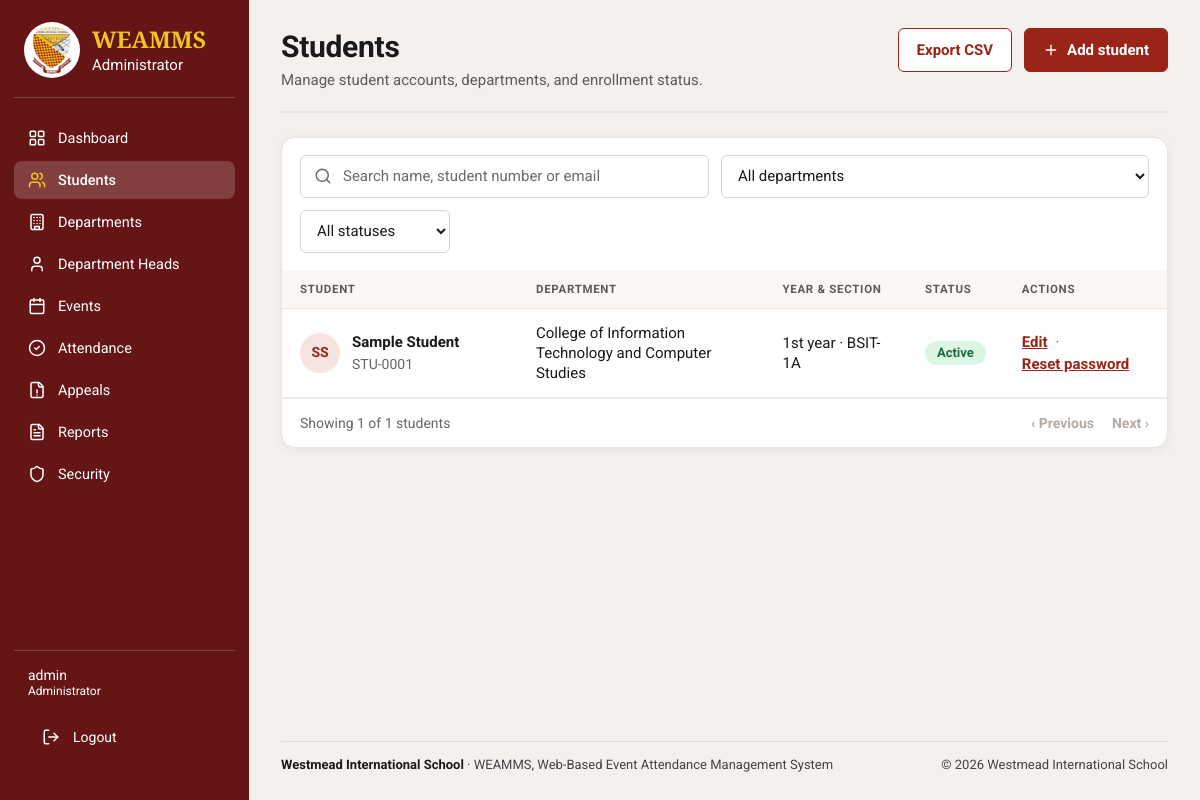
The app's page /admin/students/index.php (signed in) with its own data.
### tables this page shows
CREATE TABLE `students` (
  `student_id` bigint(20) UNSIGNED NOT NULL,
  `user_id` bigint(20) UNSIGNED NOT NULL,
  `student_number` varchar(50) NOT NULL,
  `barcode_token` char(64) NOT NULL,
  `department_id` bigint(20) UNSIGNED NOT NULL,
  `section` varchar(100) DEFAULT NULL,
  `year_level` varchar(50) DEFAULT NULL,
  `first_name` varchar(100) NOT NULL,
  `middle_name` varchar(100) DEFAULT NULL,
  `last_name` varchar(100) NOT NULL,
  `enrollment_status` enum('enrolled','inactive','graduated','transferred') NOT NULL DEFAULT 'enrolled',
  `created_at` timestamp NOT NULL DEFAULT current_timestamp(),
  `updated_at` timestamp NOT NULL DEFAULT current_timestamp() ON UPDATE current_timestamp()
);

CREATE TABLE `departments` (
  `department_id` bigint(20) UNSIGNED NOT NULL,
  `department_code` varchar(30) NOT NULL,
  `department_name` varchar(150) NOT NULL,
  `description` text DEFAULT NULL,
  `is_active` tinyint(1) NOT NULL DEFAULT 1,
  `department_head_can_edit` tinyint(1) NOT NULL DEFAULT 0,
  `department_head_can_edit_attendance` tinyint(1) NOT NULL DEFAULT 0,
  `created_at` timestamp NOT NULL DEFAULT current_timestamp()
);

CREATE TABLE `users` (
  `user_id` bigint(20) UNSIGNED NOT NULL,
  `username` varchar(100) NOT NULL,
  `email` varchar(190) NOT NULL,
  `password_hash` varchar(255) NOT NULL,
  `account_status` enum('active','inactive','locked') NOT NULL DEFAULT 'active',
  `last_login_at` datetime DEFAULT NULL,
  `created_at` timestamp NOT NULL DEFAULT current_timestamp(),
  `updated_at` timestamp NOT NULL DEFAULT current_timestamp() ON UPDATE current_timestamp(),
  `role_id` int(11) NOT NULL
);

### includes/admin_lists.php (called while the page is built, shortened)
<?php
function adminStudentFilter(array $get): array
{
    $q = trim(is_string($get['q'] ?? null) ? $get['q'] : '');
    $departmentId = filter_var($get['department_id'] ?? null, FILTER_VALIDATE_INT);
    $departmentId = $departmentId !== false && $departmentId > 0 ? $departmentId : 0;
    $status = is_string($get['status'] ?? null) && in_array($get['status'], ['active', 'inactive', 'locked'], true)
        ? $get['status']
        : '';
    $where = "r.role_name = 'student'";
    $params = [];
    return [$where, $params, ['q' => $q, 'department_id' => $departmentId, 'status' => $status]];
}
function adminYearSection(?string $yearLevel, ?string $section): string
{
    $year = trim((string) $yearLevel);
    $year = preg_match('/^(\d+(?:st|nd|rd|th))\s+year$/i', $year, $m) ? $m[1] . ' year' : $year;
    $parts = array_filter([$year, trim((string) $section)], static fn (string $p): bool => $p !== '');
    return $parts === [] ? '—' : implode(' · ', $parts);
}
function adminFullName(?string $first, ?string $middle, ?string $last): string
{
    return trim(implode(' ', array_filter([trim((string) $first), trim((string) $middle), trim((string) $last)], static fn (string $p): bool => $p !== '')));
}

### admin/students/index.php (the view, shortened to what this page needs)
<?php
require_once __DIR__ . '/../../includes/admin_layout_start.php';
require_once __DIR__ . '/../../includes/admin_lists.php';
[$where, $params, $filters] = adminStudentFilter($_GET);
[$page, $offset] = adminPage(STUDENTS_PER_PAGE);
$countStmt = $pdo->prepare('SELECT COUNT(*) ' . ADMIN_STUDENT_FROM . ' WHERE ' . $where);
$countStmt->execute($params);
$total = (int) $countStmt->fetchColumn();
[$page, $offset] = adminClampPage($page, STUDENTS_PER_PAGE, $total);
$stmt = $pdo->prepare(
    'SELECT u.user_id, u.account_status, s.student_number, s.year_level, s.section,
            s.first_name, s.middle_name, s.last_name, d.department_name '
    . ADMIN_STUDENT_FROM . ' WHERE ' . $where . '
     ORDER BY s.last_name, s.first_name, s.student_id
     LIMIT ' . STUDENTS_PER_PAGE . ' OFFSET ' . $offset
);
$stmt->execute($params);
$students = $stmt->fetchAll(PDO::FETCH_ASSOC);
$exportQuery = http_build_query(array_filter($filters, static fn ($v): bool => $v !== '' && $v !== 0));
$statusPill = ['active' => 'ad-pill-green', 'inactive' => 'ad-pill-gray', 'locked' => 'ad-pill-red'];
?>
<section class="ad-page">
    <header class="ad-head">
        <div>
            <h1>Students</h1>
            <p>Manage student accounts, departments, and enrollment status.</p>
        </div>
        <div class="ad-head-actions">
            <a class="ad-btn" href="<?= adminEscape($adminBaseUrl) ?>/admin/students/export.php<?= $exportQuery !== '' ? '?' . adminEscape($exportQuery) : '' ?>">Export CSV</a>
            <a class="ad-btn ad-btn-solid" href="<?= adminEscape($adminBaseUrl) ?>/admin/students/create.php?role=student"><?= adminIcon('plus') ?>Add student</a>
        </div>
    </header>
    <div class="ad-card">
        <form class="ad-toolbar" method="get" action="<?= adminEscape($adminBaseUrl) ?>/admin/students/index.php">
            <label class="ad-search">
                <input type="search" name="q" value="<?= adminEscape($filters['q']) ?>" placeholder="Search name, student number or email">
            </label>
            <label>
                <select name="department_id" data-autosubmit>
                    <option value="">All departments</option>
                </select>
            </label>
            <label>
                <select name="status" data-autosubmit>
                    <option value="">All statuses</option>
                </select>
            </label>
        </form>
        <?php if ($students === []): ?>
            <div class="ad-empty">
                <strong>No students found</strong>
                Try a different search or clear the filters.
            </div>
        <?php else: ?>
            <div class="ad-table-wrap">
                <table class="ad-table">
                    <thead>
                        <tr>
                            <th scope="col">Student</th>
                            <th scope="col">Department</th>
                            <th scope="col">Year &amp; section</th>
                            <th scope="col">Status</th>
                            <th scope="col">Actions</th>
                        </tr>
                    </thead>
                    <tbody>
                        <?php foreach ($students as $student): ?>
                            <?php
                            $name = adminFullName($student['first_name'], $student['middle_name'], $student['last_name']);
                            $accountStatus = strtolower($student['account_status']);
                            ?>
                            <tr>
                                <td>
                                    <div class="ad-person">
                                        <span class="ad-avatar" aria-hidden="true"><?= adminEscape(adminInitials($name)) ?></span>
                                        <span>
                                            <strong><?= adminEscape($name) ?></strong>
                                            <small><?= adminEscape($student['student_number']) ?></small>
                                        </span>
                                    </div>
                                </td>
                                <td><?= adminEscape($student['department_name']) ?></td>
                                <td><?= adminEscape(adminYearSection($student['year_level'], $student['section'])) ?></td>
                                <td><span class="ad-pill <?= $statusPill[$accountStatus] ?? 'ad-pill-gray' ?>"><?= adminEscape(ucfirst($accountStatus)) ?></span></td>
                                <td>
                                    <div class="ad-actions">
                                        <a class="ad-link" href="<?= adminEscape($adminBaseUrl) ?>/admin/students/edit.php?id=<?= (int) $student['user_id'] ?>">Edit</a>
                                        <span class="sep" aria-hidden="true">·</span>
                                        <form method="post" action="<?= adminEscape($adminBaseUrl) ?>/admin/students/reset-password.php" onsubmit="return confirm('Reset this student\'s password?');">
                                            <button class="ad-link" type="submit">Reset password</button>
                                        </form>
                                    </div>
                                </td>
                            </tr>
                        <?php endforeach; ?>
                    </tbody>
                </table>
            </div>
        <?php endif; ?>
    </div>
</section>
<?php require __DIR__ . '/../../includes/footer.php'; ?>
</main>
</body>
</html>

### assets/css/style.css (style rules this page uses)
:root { --wis-maroon-light: #B43737; --wis-maroon: #8B1E1E; --wis-maroon-dark: #641414; --wis-gold: #F2C300; --wis-gold-dark: #D6A900; --wis-white: #FFFFFF; --wis-light-blue: #E8F0FE; --wis-black: #171717; --wis-background: #F5F5F5; --wis-border: #B8C1CC; --wis-shadow: 0 8px 25px rgba(0, 0, 0, 0.10); }
* { box-sizing: border-box; margin: 0; padding: 0; }
html { scroll-behavior: smooth; }
body { display: flex; justify-content: center; align-items: flex-start; min-height: 100vh; padding: 0 20px; background: var(--wis-background); color: var(--wis-black); font-family: 'Roboto', Arial, Helvetica, sans-serif; }
h1 { color: var(--wis-maroon); font-family: 'Cinzel', Georgia, serif; font-size: 60px; font-weight: 700; line-height: 1.2; }
form { width: 100%; margin: 0 auto; }
button { display: block; width: 100%; min-height: 48px; padding: 12px 14px; border: 2px solid var(--wis-maroon); border-radius: 7px; background: var(--wis-maroon); color: var(--wis-white); font-family: 'Roboto', Arial, Helvetica, sans-serif; font-size: 14px; font-weight: 700; cursor: pointer; transition: background 0.2s ease, border-color 0.2s ease, color 0.2s ease, transform 0.2s ease; }

### assets/css/ui-refresh.css (style rules this page uses)
:root { --ui-bg: #f3f0ed; --ui-border: #ebe5e0; --ui-tint: #faf7f4; --ui-zebra: #fcfaf8; --ui-hover: #f7f1ec; --ui-muted: #5f5a56; --ui-radius: 14px; --ui-shadow: 0 2px 8px rgb(60 30 20 / 6%); }
.ad-head { padding-bottom: 20px; border-bottom: 2px solid var(--ui-border); }
.ad-head h1 { font-size: 30px; letter-spacing: -0.01em; }
.ad-head p { color: var(--ui-muted); }
.ad-card { border: 1px solid var(--ui-border); border-radius: var(--ui-radius); box-shadow: var(--ui-shadow); }
.ad-table th { padding: 12px 18px; background: var(--ui-tint); border-bottom: 1px solid var(--ui-border); color: var(--ui-muted); font-size: 11.5px; letter-spacing: 0.06em; }
.ad-table td { border-top: 0; border-bottom: 1px solid #f1ece8; }

### records on screen
students: adminEscape(adminInitials($name)) "SS", name "Sample Student", student_number "STU-0001", department.department_name "College of Information Technology and Computer Studies", year_level+section "1st year · BSIT-1A", user.account_status "Active"

### other values on screen
adminEscape($label) "Dashboard"
adminEscape($label) "Students"
adminEscape($label) "Departments"
adminEscape($label) "Department Heads"
adminEscape($label) "Events"
adminEscape($label) "Attendance"
adminEscape($label) "Appeals"
adminEscape($label) "Reports"
adminEscape($label) "Security"
adminEscape($adminUsername) "admin"
$total "1"
$noun "students"
